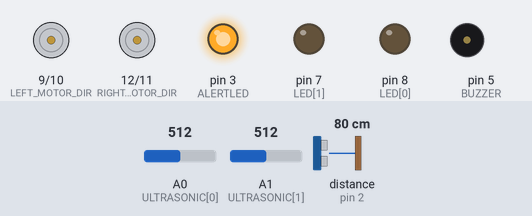
The sketch below on a simulated Arduino Uno, built with avr-gcc and run on an emulated ATmega328P. On the bench: direction and speed pins drawn as motors (green arrow = direction pin HIGH = forward, orange = LOW = backward, longer = more drive), output pins drawn as LEDs (lit = HIGH), buzzer (waves = sounding, pin HIGH). Wiring (inferred from the names in the program): ultrasonic range finder: trigger pin 4; echo pin 2. The inputs (shaded band) are chosen by the test bench; at power-on: A0 (ULTRASONIC[0]) = 512, A1 (ULTRASONIC[1]) = 512, distance to the obstacle (sensor on pin 2) 80 cm. Pins used as bus, display or sensor lines are not drawn; what the sketch prints to the serial monitor is not drawn.

Above: at 1.2 s.
1.3 s: A0 (ULTRASONIC[0]) set to 27
2.8 s: A0 (ULTRASONIC[0]) set to 21
At 3.3 s:
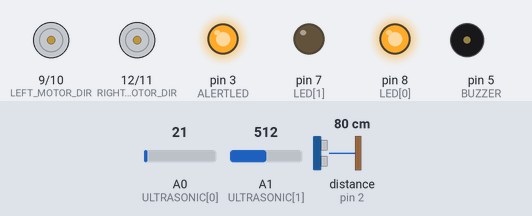
4.5 s: A0 (ULTRASONIC[0]) set to 60
At 5.4 s:
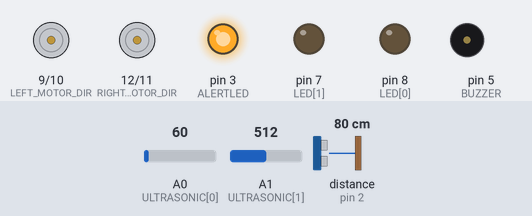
6.2 s: A1 (ULTRASONIC[1]) set to 27
7.7 s: A1 (ULTRASONIC[1]) set to 21
At 8.1 s:
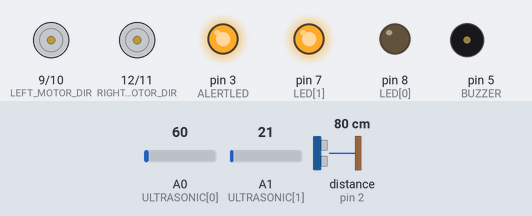
9.3 s: A1 (ULTRASONIC[1]) set to 60
At 33.1 s:
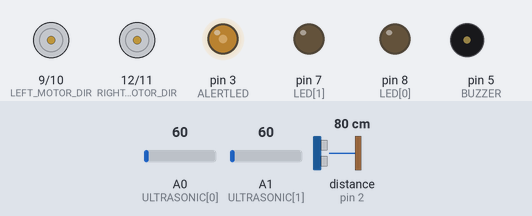
Timing chart, 0 to 34.3 s (numbered marks = the images above; inputs shaded):
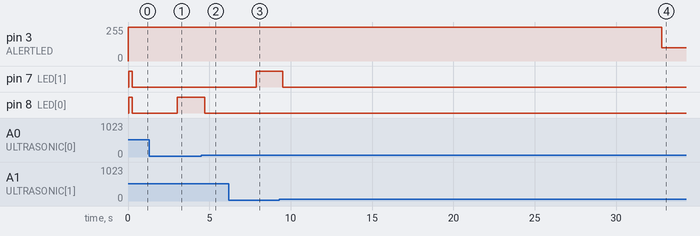

The sketch:

RosieRoverUltrasonicEdition.ino
```cpp
//global command ID's
//int CMD_DRIVE=100;

//global vars
const int numReadings = 7; //running average for ultrasonics
const int numSensors = 2; //how many sensors are there
int readings[numSensors][numReadings];
int readIndex = 0; //index of current reading
int total[numSensors] = {0, 0};
int dist[numSensors];
int lastReadTime = 0;

int LEFT_MOTOR_DIR = 9;
int RIGHT_MOTOR_DIR = 12;
int LEFT_MOTOR_PWM = 10;
int RIGHT_MOTOR_PWM = 11;
int ULTRASONIC[numSensors] = {A0, A1};
int ULTRASONIC_TRIGGER = 4;
int ALERTLED = 3;
int LED[numSensors] = {8, 7};
int BUZZER = 5;
int ESTOP = 2;

int timeoutTime = 2000; //allows 2000ms (2s) before determined connection is lost
int distanceThreshold = 24; //stop robot if within 24 inches of something

unsigned long comTimeout = 0;
int motorSpeedL;
int motorSpeedR;


void setup() {
  // put your setup code here, to run once:
  Serial.begin(115200);               //initial the Serial
  Serial.print("Initializing...");
  pinMode(LEFT_MOTOR_DIR, OUTPUT);
  pinMode(LEFT_MOTOR_PWM, OUTPUT);
  pinMode(RIGHT_MOTOR_PWM, OUTPUT);
  pinMode(RIGHT_MOTOR_DIR, OUTPUT);
  pinMode(BUZZER, OUTPUT);
  pinMode(ESTOP, INPUT);
  pinMode(ULTRASONIC_TRIGGER, OUTPUT);
  pinMode(ALERTLED, OUTPUT);
  for (int thisSensor = 0; thisSensor < numSensors; thisSensor++) {
    pinMode(ULTRASONIC[thisSensor], INPUT);
    pinMode(LED[thisSensor], OUTPUT);
    for (int thisReading = 0; thisReading < numReadings; thisReading++) {
      readings[thisSensor][thisReading] = 0;
    }
  }
  digitalWrite(ULTRASONIC_TRIGGER, HIGH);
  delay(1);
  digitalWrite(ULTRASONIC_TRIGGER, LOW);
  lastReadTime = millis();
  attachInterrupt(0, emergencyStop, FALLING);
  Serial.println("done.");
}

void loop() {

  /*
  starts this if-block when a command is sent
  Commands sent from website to android look like:
    "Status(x1,x2)"
  Commands sent from Android to Arduino look like:
    "x1,x2"

  x1=left motor speed
  x2=right motor speed
  */
  if (Serial.available()) {
    comTimeout = millis() + timeoutTime; //comTimeout is 2 sec after last received command

    //set variables
    motorSpeedL = Serial.parseInt(); //left motor speed
    motorSpeedR = Serial.parseInt(); //right motor speed

    //Serial.print("Speeds received: ");
    //Serial.print(motorSpeedL);
    //Serial.print(", ");
    //Serial.print(motorSpeedR);

  }
  //end of if

  //stop moving if safety conditions not met
  if (!safetyCheck()) {
    motorSpeedL = 0;
    motorSpeedR = 0;
  }

  //set motor directions
  if (motorSpeedL >= 0) {
    digitalWrite(LEFT_MOTOR_DIR, HIGH);
  } else {
    digitalWrite(LEFT_MOTOR_DIR, LOW);
  }
  if (motorSpeedR >= 0) {
    digitalWrite(RIGHT_MOTOR_DIR, HIGH);
  } else {
    digitalWrite(RIGHT_MOTOR_DIR, LOW);
  }

  //set motor speed
  analogWrite(LEFT_MOTOR_PWM, abs(motorSpeedL));
  analogWrite(RIGHT_MOTOR_PWM, abs(motorSpeedR));

}

/*
method holds all safety checks (stop button, sensors,
lost connection, etc) and returns true if robot is OK to
move as last requested, false if requested movement is
determined to be hazardous
*/
bool safetyCheck() {
  bool unsafe[numSensors];

  //Serial.print("Safety check: ");
  if (!digitalRead(ESTOP)) {
    digitalWrite(ALERTLED, HIGH);
    //Serial.println("E-Stop Active.");
    return false;
  }
  //Serial.print("E-Stop Off, ");

  // Running average of ultrasonic readings for rear sensor
  readUltrasonics();
  unsafe[0] = (dist[0] <= distanceThreshold) && (motorSpeedL < 0);
  unsafe[1] = (dist[1] <= distanceThreshold) && (motorSpeedR < 0);
  for (int i = 0; i < numSensors; i++) {
    if (unsafe[i]) {
      digitalWrite(ALERTLED, HIGH);
      //Serial.print("Sensor Stop: ");
      //Serial.println(i);
      return false;
    } else {
      //Serial.print("Sensor OK: ");
      //Serial.print(dist[i],DEC);
      //Serial.print(", ");
    }
  }
  digitalWrite(ALERTLED, LOW);

  //check for lost connection
  if (millis() > comTimeout) { //went too long without hearing ping. connection lost?
    //Serial.println("Comm timeout.");
    return false;
  } else {
    //Serial.print("Comm OK, ");
  }
  //Serial.println("passed.");
  return true;
}

void readUltrasonics() {
  while ((millis() - lastReadTime) < 50) {
  }
  for (int i = 0; i < numSensors; i++) {
    readings[i][readIndex] = analogRead(ULTRASONIC[i]);
    isort(readings[i],numReadings);
    //taking the median
    dist[i] = readings[i][numReadings/2];
    readIndex++;
    if (readIndex >= numReadings)
      readIndex = 0;
    // factor of 2 below is converting reading to inches

    if ( dist[i] <= distanceThreshold) {
      // back
      digitalWrite(LED[i], HIGH);
    } else {
      digitalWrite(LED[i], LOW);
    }
  }
  digitalWrite(ULTRASONIC_TRIGGER, HIGH);
  delay(1);
  digitalWrite(ULTRASONIC_TRIGGER, LOW);
  lastReadTime = millis();
}

void emergencyStop() {
  analogWrite(LEFT_MOTOR_PWM, 0);
  analogWrite(RIGHT_MOTOR_PWM, 0);
  digitalWrite(ALERTLED, HIGH);
  motorSpeedL = 0;
  motorSpeedR = 0;
  //Serial.println("E-Stop activated");
}

//insert sort function
void isort(int *a, int n){
// *a is an array pointer function
  for (int i = 1; i < n; ++i)
  {
    int j = a[i];
    int k;
    for (k = i - 1; (k >= 0) && (j < a[k]); k--)
    {
      a[k + 1] = a[k];
    }
    a[k + 1] = j;
  }
}

//Mode function, returning the mode or median.
//Credit to Bill Gentles, Nov 12, 2010
//int mode(int *x,int n){
//  int i = 0;
//  int count = 0;
//  int maxCount = 0;
//  int mode = 0;
//  int bimodal;
//  int prevCount = 0;
//
//  while(i<(n-1)){
//    prevCount=count;
//    count=0;
//    while(x[i]==x[i+1]){
//      count++;
//      i++;
//    }
//    if(count>prevCount&count>maxCount){
//      mode=x[i];
//      maxCount=count;
//      bimodal=0;
//    }
//    if(count==0){
//      i++;
//    }
//    if(count==maxCount){//If the dataset has 2 or more modes.
//      bimodal=1;
//    }
//    if(mode==0||bimodal==1){//Return the median if there is no mode.
//      mode=x[(n/2)];
//    }
//    return mode;
//  }
//
//
//}
```

Measured:
- the behaviour switches between 25 and 24 on A0 (ULTRASONIC[0]) (found by bisection; images 0 and 1)
- the behaviour switches between 25 and 24 on A1 (ULTRASONIC[1]) (found by bisection; images 2 and 3)
- after the input at 2.8 s, pin 8 (LED[0]): LOW → HIGH after 0.22 s
- after the input at 4.5 s, pin 8 (LED[0]): HIGH → LOW after 0.21 s
- after the input at 7.7 s, pin 7 (LED[1]): LOW → HIGH after 0.19 s
- after the input at 9.3 s, pin 7 (LED[1]): HIGH → LOW after 0.22 s
